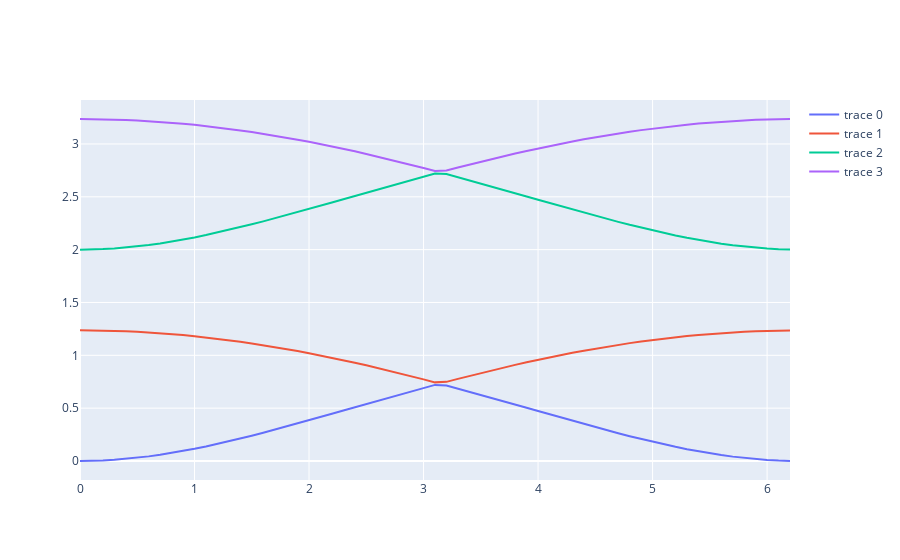

Notebook source saved alongside this figure:
### Code cell
o_ = 1.
sols = []
qs = np.arange(0, 2 * np.pi, 0.1)
for q in qs:
    Q_ = np.exp(1.j * q)
    sols.append(sorted(np.array(solf(Q_, o_))))
sols = np.array(sols)
print(sols.shape)


import plotly.graph_objects as go


fig = go.Figure(data=[
    go.Scatter(x=qs, y=np.sqrt(sols[:, i]).real) for i in range(4)
])
fig.show()
